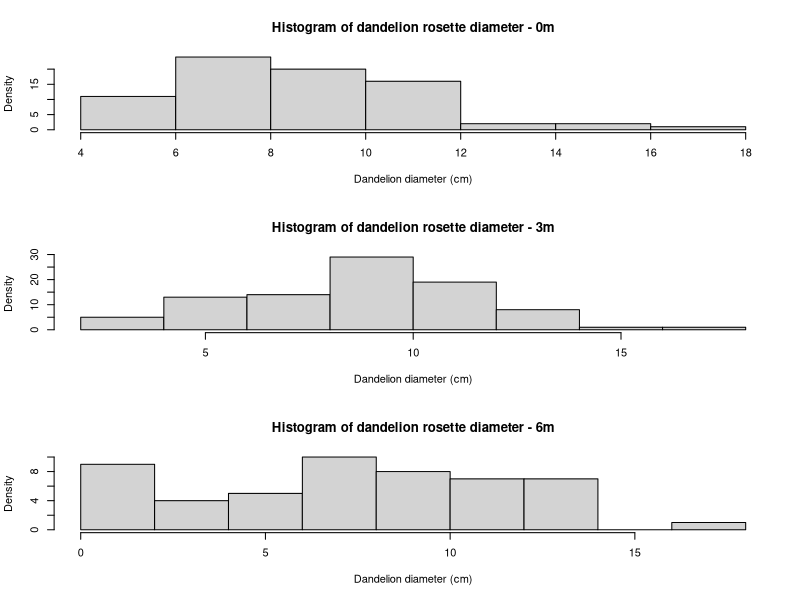
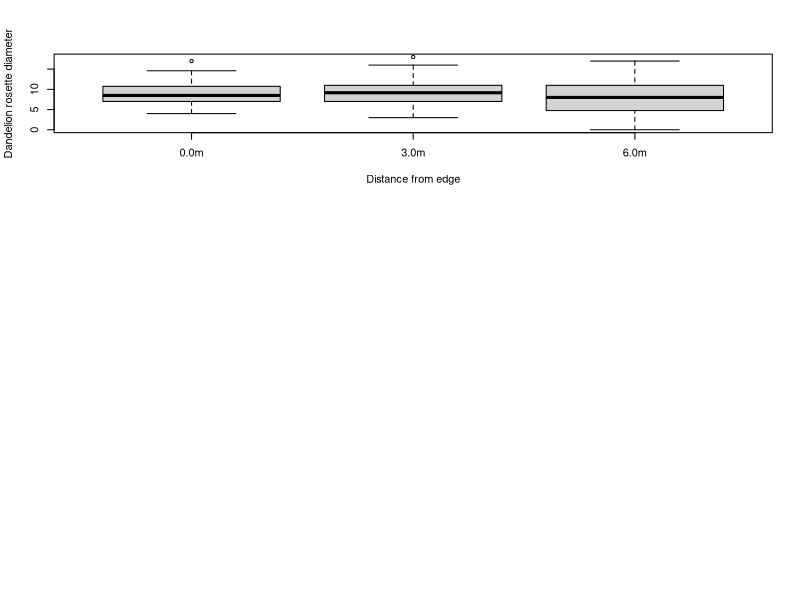
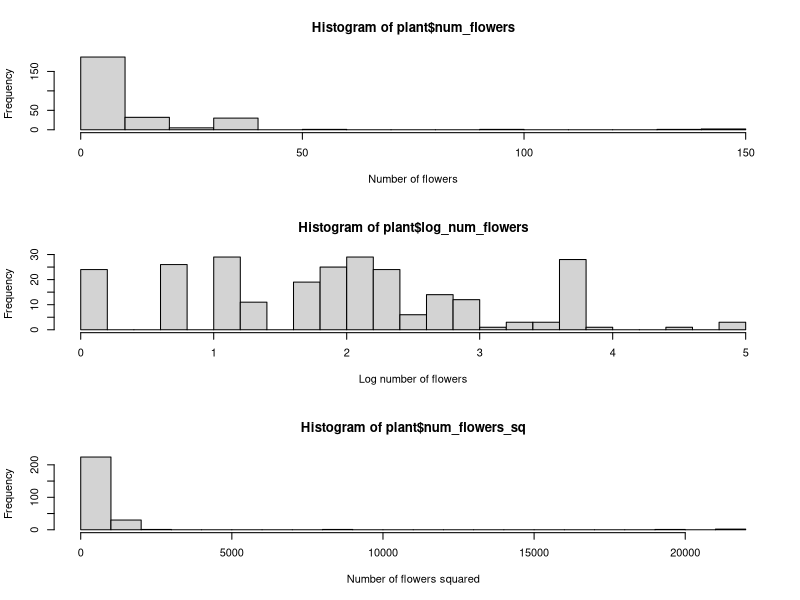
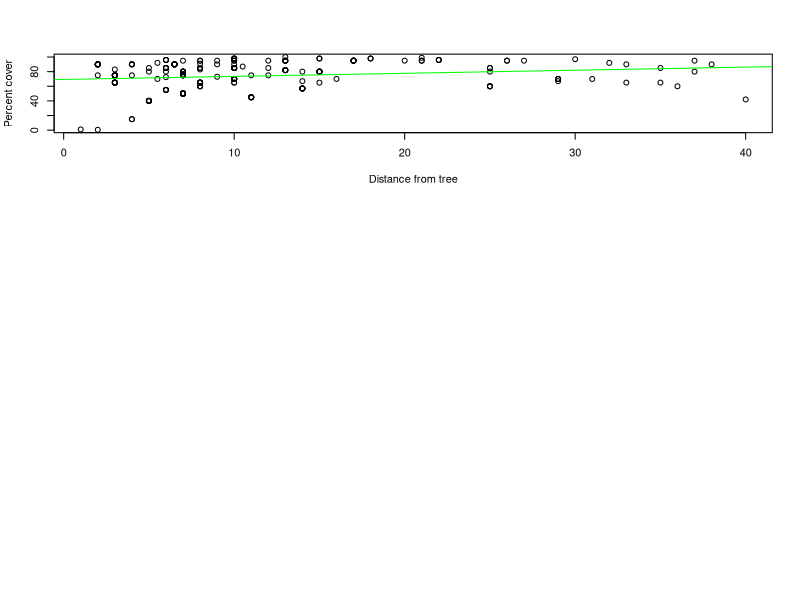

R code for these plots, in order:
## ---- chunk 1
knitr::opts_chunk$set(echo = TRUE)

library(readr)
library(tidyverse)
library(knitr)
library(ggplot2)
## ---- chunk 2

plant <- read.csv("plant_data.csv")

# Make a histogram of dandelion rosette diameter - using basic R plotting code
par(mfrow=c(3,1))
hist(plant$dand_rosette_diam_cm[plant$dist_from_edge_m == "0.0m"], xlab="Dandelion diameter (cm)", ylab="Density", main = "Histogram of dandelion rosette diameter - 0m")
hist(plant$dand_rosette_diam_cm[plant$dist_from_edge_m == "3.0m"], xlab="Dandelion diameter (cm)", ylab="Density", main = "Histogram of dandelion rosette diameter - 3m")
hist(plant$dand_rosette_diam_cm[plant$dist_from_edge_m == "6.0m"], xlab="Dandelion diameter (cm)", ylab="Density", main = "Histogram of dandelion rosette diameter - 6m")
## ---- chunk 3
# Make a boxplot of dandelion rosette diameter
boxplot(dand_rosette_diam_cm ~ dist_from_edge_m, plant, xlab="Distance from edge",
		ylab="Dandelion rosette diameter")
## ---- chunk 4
plant$log_num_flowers = log(plant$num_flowers + 1)
plant$num_flowers_sq = plant$num_flowers^2

## ---- chunk 5
# using using basic R plotting code
par(mfrow=c(3,1))
hist(plant$num_flowers, xlab="Number of flowers", breaks=20)
hist(plant$log_num_flowers, xlab="Log number of flowers", breaks=20)
hist(plant$num_flowers_sq, xlab="Number of flowers squared", breaks=20)

## ---- chunk 6
# how you would code this in R
plot(plant$percent_cover ~ plant$dist_from_tree_m, xlab="Distance from tree", ylab="Percent cover")

fit <- lm(plant$percent_cover ~ plant$dist_from_tree_m, data=plant)
abline(fit,col="green")
